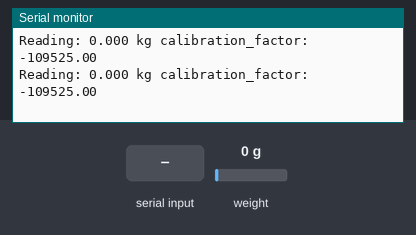
Bench run of a sketch on a simulated Arduino Uno, built with avr-gcc and run on an emulated ATmega328P. Parts: the last lines printed to the serial monitor. Inputs (shaded band) come from the test bench; at power-on: weight on the scale 0 g.

Above: at 3.4 s.
3.5 s: "f" received over Serial
At 3.59 s:
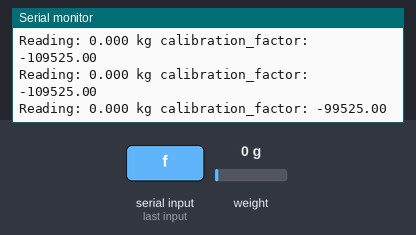
6.5 s: weight on the scale set to 100 g
At 6.53 s:
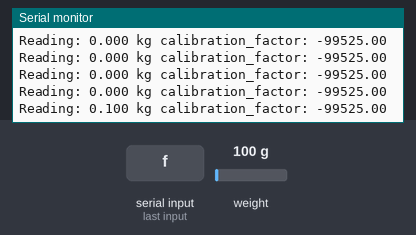
9.5 s: byte 116 ('t') received over Serial
At 10.66 s:
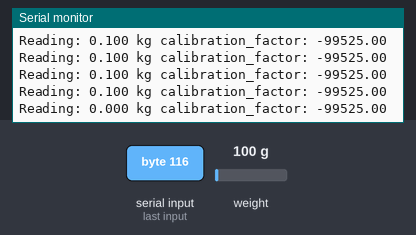
12.5 s: byte 116 ('t') received over Serial
15.5 s: "+" received over Serial
At 15.63 s:
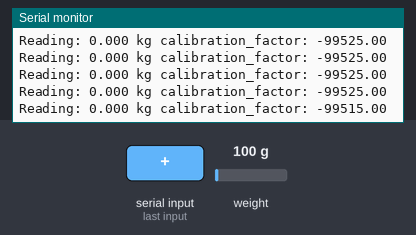
17.0 s: "c" received over Serial
At 17.05 s:
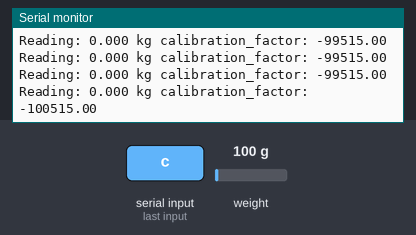
Timing chart, 0 to 20.0 s (numbered marks = the images above; inputs shaded):
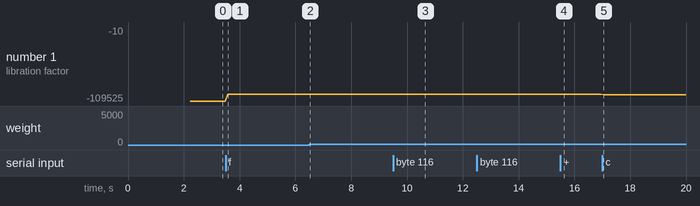

The sketch:

loadcell.ino
```cpp
#include "HX711.h"  //You must have this library in your arduino library folder

#define DOUT  2
#define CLK  3

HX711 scale(DOUT, CLK);

//Change this calibration factor as per your load cell once it is found you may need to vary it in thousands
float calibration_factor = -109525; //-109525 worked for my 40Kg max scale setup

//=============================================================================================
//                         SETUP
//=============================================================================================
void setup() {
  Serial.begin(9600);
  Serial.println("HX711 Calibration");
  Serial.println("Remove all weight from scale");
  Serial.println("After readings begin, place known weight on scale");
  Serial.println("Press a,s,d,f to increase calibration factor by 10,100,1000,10000 respectively");
  Serial.println("Press z,x,c,v to decrease calibration factor by 10,100,1000,10000 respectively");
  Serial.println("Press t for tare");
  scale.set_scale();
  scale.tare(); //Reset the scale to 0

  long zero_factor = scale.read_average(); //Get a baseline reading
  Serial.print("Zero factor: "); //This can be used to remove the need to tare the scale. Useful in permanent scale projects.
  Serial.println(zero_factor);
}

//=============================================================================================
//                         LOOP
//=============================================================================================
void loop() {

  scale.set_scale(calibration_factor); //Adjust to this calibration factor

  Serial.print("Reading: ");
  Serial.print(scale.get_units(), 3);
  Serial.print(" kg"); //Change this to kg and re-adjust the calibration factor if you follow SI units like a sane person
  Serial.print(" calibration_factor: ");
  Serial.print(calibration_factor);
  Serial.println();

  if(Serial.available())
  {
    char temp = Serial.read();
    if(temp == '+' || temp == 'a')
      calibration_factor += 10;
    else if(temp == '-' || temp == 'z')
      calibration_factor -= 10;
    else if(temp == 's')
      calibration_factor += 100;
    else if(temp == 'x')
      calibration_factor -= 100;
    else if(temp == 'd')
      calibration_factor += 1000;
    else if(temp == 'c')
      calibration_factor -= 1000;
    else if(temp == 'f')
      calibration_factor += 10000;
    else if(temp == 'v')
      calibration_factor -= 10000;
    else if(temp == 't')
      scale.tare();  //Reset the scale to zero
  }
}
```

Measured:
- after the input at 3.5 s, the serial monitor: prints a new line after 0.08 s (image 1)
- after the input at 6.5 s, the serial monitor: prints a new line at once (image 2)
- after the input at 9.5 s, the serial monitor: prints a new line after 1.0 s (image 3)
- after the input at 15.5 s, the serial monitor: prints a new line after 0.13 s (image 4)
- after the input at 17.0 s, the serial monitor: prints a new line after 0.05 s (image 5)
- plotted number 1: -109525 → -99525 after the input at 3.5 s, -99525 → -99515 after the input at 15.5 s, -99515 → -10 after the input at 17.0 s
